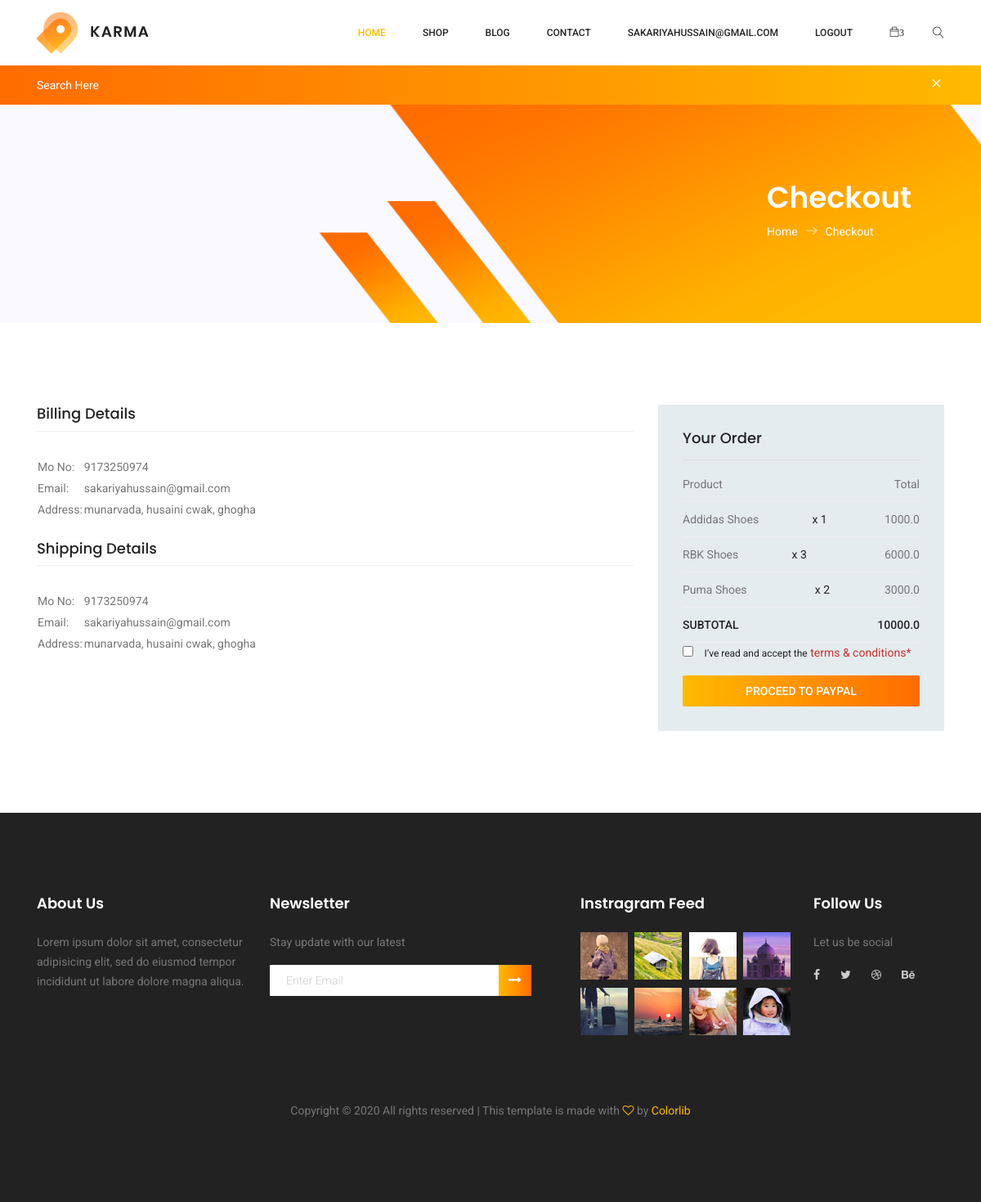
Screenshot of /checkout/ (signed in) with the database file from the repository.
### swansoftapp/models.py (models this page shows, shortened)
class MyUser(AbstractBaseUser):
    email = models.EmailField(
        verbose_name='email address',
        max_length=255,
        unique=True,
    )
    mo_number=models.CharField(max_length=10)
    address=models.TextField(max_length=250)
    is_active = models.BooleanField(default=True)
    is_staff = models.BooleanField(default=False)
    is_admin = models.BooleanField(default=False)
    objects = MyUserManager()
    USERNAME_FIELD = 'email'
    REQUIRED_FIELDS = ['mo_number']
    def __str__(self):
        return self.email

class CartItem(models.Model):
    cart = models.ForeignKey(Cart, on_delete=models.CASCADE)
    product = models.ForeignKey(Products, on_delete=models.CASCADE)
    qty = models.IntegerField(default=1)
    totprice = models.FloatField(blank=True)

class Products(models.Model):
    name=models.CharField(max_length=40)
    price=models.IntegerField()
    qty=models.IntegerField()
    proimg=models.ImageField(upload_to="merchant_app/product")

### swansoftapp/views.py (the view)
# urls.py: path('checkout/',checkout,name='checkout'),
@login_required(login_url='login/')
def checkout(request):
    cart_data=CartItem.objects.filter(cart__user=request.user)
    tot=0
    for cart in cart_data:
        tot+=cart.totprice
    return render(request,'checkout.html',{'cart_data':cart_data,'tot':tot})

### templates/checkout.html
{% extends 'header_footer.html' %}
{% load static %}
{% block content %}
    <section class="banner-area organic-breadcrumb">
        <div class="container">
            <div class="breadcrumb-banner d-flex flex-wrap align-items-center justify-content-end">
                <div class="col-first">
                    <h1>Checkout</h1>
                    <nav class="d-flex align-items-center">
                        <a href="index.html">Home<span class="lnr lnr-arrow-right"></span></a>
                        <a href="single-product.html">Checkout</a>
                    </nav>
                </div>
            </div>
        </div>
    </section>
    <section class="checkout_area section_gap">
        <div class="container">
            <div class="billing_details">
                <div class="row">
                    <div class="col-lg-8">
                        <h3>Billing Details</h3>
                        <table>
                            <tr>
                                <td>Mo No:</td>
                                <td>{{request.user.mo_number}}</td>
                            </tr>
                            <tr>
                                <td>Email:</td>
                                <td>{{request.user.email}}</td>
                            </tr>
                            <tr>
                                <td>Address:</td>
                                <td>{{request.user.address}}</td>
                            </tr>
                        </table>
                        <br>
                        <h3>Shipping Details</h3>
                        <table>
                            <tr>
                                <td>Mo No:</td>
                                <td>{{request.user.mo_number}}</td>
                            </tr>
                            <tr>
                                <td>Email:</td>
                                <td>{{request.user.email}}</td>
                            </tr>
                            <tr>
                                <td>Address:</td>
                                <td>{{request.user.address}}</td>
                            </tr>
                        </table>
                    </div>
                    <div class="col-lg-4">
                        <div class="order_box">
                            <h2>Your Order</h2>
                            <ul class="list">
                                <li><a href="#">Product <span>Total</span></a></li>
                                {% for item in cart_data %}
                                <li><a href="#">{{item.product.name}} <span class="middle">x {{item.qty}}</span> <span class="last">{{item.totprice}}</span></a></li>
                                {% endfor %}
                            </ul>
                            <ul class="list list_2">
                                <li><a href="#">Subtotal <span>{{tot}}</span></a></li>
                            </ul>
                            <div class="creat_account">
                                <input type="checkbox" id="f-option4" name="selector">
                                <label for="f-option4">I’ve read and accept the </label>
                                <a href="#">terms & conditions*</a>
                            </div>
                            <a class="primary-btn" href="{% url 'order' %}" onclick="<scrpit>alert('You Order Submitted')</scrpit>">Proceed to Paypal</a>
                        </div>
                    </div>
                </div>
            </div>
        </div>
    </section>
    {% endblock %}

### templates/header_footer.html (shortened to what this page needs)
{% load static %}
<!DOCTYPE html>
<html lang="zxx" class="no-js">
<head>
    <link rel="stylesheet" href="{% static 'css/linearicons.css' %}">
    <link rel="stylesheet" href="{% static 'css/font-awesome.min.css' %}">
    <link rel="stylesheet" href="{% static 'css/themify-icons.css' %}">
    <link rel="stylesheet" href="{% static 'css/bootstrap.css' %}">
    <link rel="stylesheet" href="{% static 'css/owl.carousel.css' %}">
    <link rel="stylesheet" href="{% static 'css/nice-select.css' %}">
    <link rel="stylesheet" href="{% static 'css/nouislider.min.css' %}">
    <link rel="stylesheet" href="{% static 'css/ion.rangeSlider.css' %}" />
    <link rel="stylesheet" href="{% static 'css/ion.rangeSlider.skinFlat.css' %}" />
    <link rel="stylesheet" href="{% static 'css/magnific-popup.css' %}">
    <link rel="stylesheet" href="{% static 'css/main.css' %}">
</head>
<body>
    <header class="header_area sticky-header">
        <div class="main_menu">
            <nav class="navbar navbar-expand-lg navbar-light main_box">
                <div class="container">
                    <a class="navbar-brand logo_h" href="{% url 'index' %}"><img src="{% static 'img/logo.png' %}"
                            alt=""></a>
                    <div class="collapse navbar-collapse offset" id="navbarSupportedContent">
                        <ul class="nav navbar-nav menu_nav ml-auto">
                            <li class="nav-item active"><a class="nav-link" href="{% url 'index' %}">Home</a></li>
                            <li class="nav-item submenu dropdown">
                                <a href="#" class="nav-link dropdown-toggle" data-toggle="dropdown" role="button"
                                    aria-haspopup="true" aria-expanded="false">Shop</a>
                            </li>
                            <li class="nav-item submenu dropdown">
                                <a href="#" class="nav-link dropdown-toggle" data-toggle="dropdown" role="button"
                                    aria-haspopup="true" aria-expanded="false">Blog</a>
                            </li>
                            <li class="nav-item"><a class="nav-link" href="contact.html">Contact</a></li>
                            {% if request.user.id == null %}
                            <li class="nav-item"><a class="nav-link" href="{% url 'login' %}">Login/Register</a></li>
                            {% else %}
                            <li class="nav-item"><a class="nav-link">{{request.user}}</a></li>
                            <li class="nav-item"><a class="nav-link" href="{% url 'logout' %}">Logout</a></li>
                            <li class="nav-item"><a class="nav-link" href="{% url 'cart'  %}" class="cart"><span
                                        class="ti-bag">{{request.Cart_count}}</span></a></li>
                            {% endif %}
                        </ul>
                        <ul class="nav navbar-nav navbar-right">
                            <li class="nav-item">
                                <button class="search"><span class="lnr lnr-magnifier" id="search"></span></button>
                            </li>
                        </ul>
                    </div>
                </div>
            </nav>
        </div>
        <div class="search_input" id="search_input_box">
            <div class="container">
                <form class="d-flex justify-content-between">
                    <input type="text" class="form-control" id="search_input" placeholder="Search Here">
                    <span class="lnr lnr-cross" id="close_search" title="Close Search"></span>
                </form>
            </div>
        </div>
    </header>
    {% block content %}
    {% endblock %}
    <footer class="footer-area section_gap">
        <div class="container">
            <div class="row">
                <div class="col-lg-3  col-md-6 col-sm-6">
                    <div class="single-footer-widget">
                        <h6>About Us</h6>
                        <p>
                            Lorem ipsum dolor sit amet, consectetur adipisicing elit, sed do eiusmod tempor incididunt
                            ut labore dolore
                            magna aliqua.
                        </p>
                    </div>
                </div>
                <div class="col-lg-4  col-md-6 col-sm-6">
                    <div class="single-footer-widget">
                        <h6>Newsletter</h6>
                        <p>Stay update with our latest</p>
                        <div class="" id="mc_embed_signup">
                            <form target="_blank" novalidate="true"
                                action="https://spondonit.us12.list-manage.com/subscribe/post?u=1462626880ade1ac87bd9c93a&amp;id=92a4423d01"
                                method="get" class="form-inline">
                                <div class="d-flex flex-row">
                                    <input class="form-control" name="EMAIL" placeholder="Enter Email"
                                        onfocus="this.placeholder = ''" onblur="this.placeholder = 'Enter Email '"
                                        required="" type="email">
                                    <button class="click-btn btn btn-default"><i class="fa fa-long-arrow-right"
                                            aria-hidden="true"></i></button>
                                </div>
                            </form>
                        </div>
                    </div>
                </div>
                <div class="col-lg-3  col-md-6 col-sm-6">
                    <div class="single-footer-widget mail-chimp">
                        <h6 class="mb-20">Instragram Feed</h6>
                        <ul class="instafeed d-flex flex-wrap">
                            <li><img src="{% static 'img/i1.jpg' %}" alt=""></li>
                            <li><img src="{% static 'img/i2.jpg' %}" alt=""></li>
                            <li><img src="{% static 'img/i3.jpg' %}" alt=""></li>
                            <li><img src="{% static 'img/i4.jpg' %}" alt=""></li>
                            <li><img src="{% static 'img/i5.jpg' %}" alt=""></li>
                            <li><img src="{% static 'img/i6.jpg' %}" alt=""></li>
                            <li><img src="{% static 'img/i7.jpg' %}" alt=""></li>
                            <li><img src="{% static 'img/i8.jpg' %}" alt=""></li>
                        </ul>
                    </div>
                </div>
                <div class="col-lg-2 col-md-6 col-sm-6">
                    <div class="single-footer-widget">
                        <h6>Follow Us</h6>
                        <p>Let us be social</p>
                        <div class="footer-social d-flex align-items-center">
                            <a href="#"><i class="fa fa-facebook"></i></a>
                            <a href="#"><i class="fa fa-twitter"></i></a>
                            <a href="#"><i class="fa fa-dribbble"></i></a>
                            <a href="#"><i class="fa fa-behance"></i></a>
                        </div>
                    </div>
                </div>
            </div>
            <div class="footer-bottom d-flex justify-content-center align-items-center flex-wrap">
                <p class="footer-text m-0">
                    Copyright &copy;
                    <script>document.write(new Date().getFullYear());</script> All rights reserved | This template is
                    made with <i class="fa fa-heart-o" aria-hidden="true"></i> by <a href="https://colorlib.com"
                        target="_blank">Colorlib</a>
                </p>
            </div>
        </div>
    </footer>
</body>
</html>

### rows the page displays
MyUser: user "SAKARIYAHUSSAIN@GMAIL.COM", user.mo_number "9173250974", user.email "sakariyahussain@gmail.com", user.address "munarvada, husaini cwak, ghogha"
CartItem: product.name "Addidas Shoes", qty "1", totprice "1000.0"
CartItem: product.name "RBK Shoes", qty "3", totprice "6000.0"
CartItem: product.name "Puma Shoes", qty "2", totprice "3000.0"

### other values shown
{{ request.Cart_count }} "3"
{{ tot }} "10000.0"
